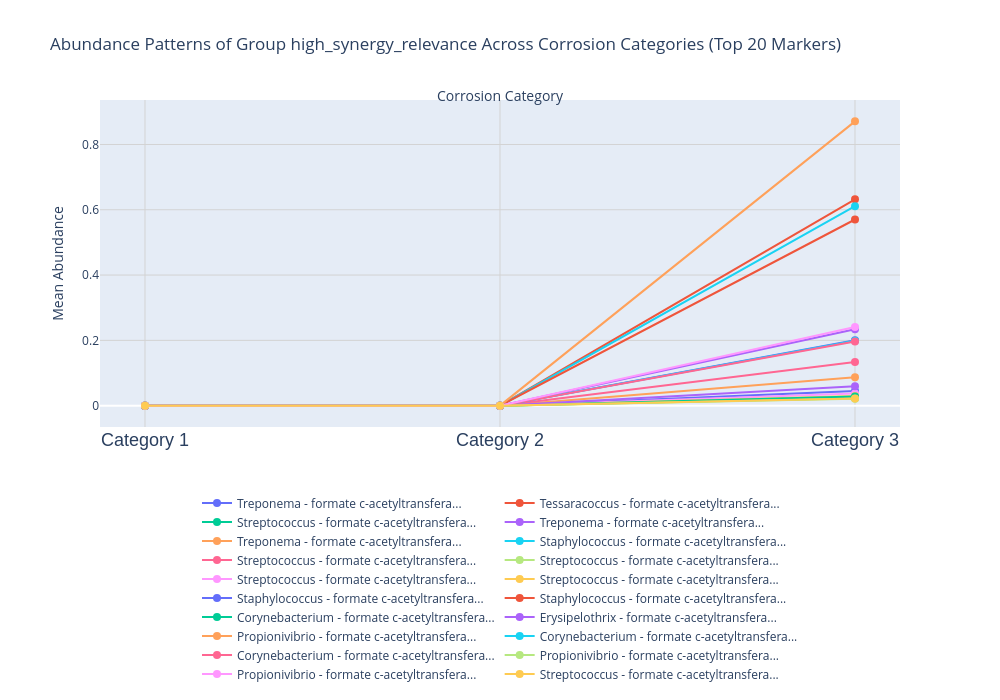

Write notebook code for a chart like this one.
### Code cell
abun= plot_abundance_across_categories(high_synergy_relevance, "high_synergy_relevance",  top_n=20, sort_by='combined_score')
output_path= data_visual /"18_increase.png"
plt.savefig(output_path, dpi=300, bbox_inches='tight')
abun.show()

### Figure 1 — Plotly figure (JSON) as saved in the notebook; plotly's stock layout.template omitted (floating-point values rounded to 4 significant figures)
{"data": [{"hoverinfo": "text", "hovertext": ["Category: Category 1<br>Abundance: 0.0000<br>Genus: Treponema<br>Score: 1.55<br>Pattern: increasing", "Category: Category 2<br>Abundance: 0.0000<br>Genus: Treponema<br>FC vs Cat1: 1.00<br>Score: 1.55<br>Pattern: increasing", "Category: Category 3<br>Abundance: 0.0452<br>Genus: Treponema<br>FC vs Cat1: 4517.80<br>FC vs Cat2: 4517.80<br>Score: 1.55<br>Pattern: increasing"], "line": {"width": 2}, "marker": {"size": 8}, "mode": "lines+markers", "name": "Treponema - formate c-acetyltransfera...", "type": "scatter", "x": [1, 2, 3], "y": [0, 0, 0.04517]}, {"hoverinfo": "text", "hovertext": ["Category: Category 1<br>Abundance: 0.0000<br>Genus: Tessaracoccus<br>Score: 1.55<br>Pattern: increasing", "Category: Category 2<br>Abundance: 0.0000<br>Genus: Tessaracoccus<br>FC vs Cat1: 1.00<br>Score: 1.55<br>Pattern: increasing", "Category: Category 3<br>Abundance: 0.6320<br>Genus: Tessaracoccus<br>FC vs Cat1: 63198.30<br>FC vs Cat2: 63198.30<br>Score: 1.55<br>Pattern: increasing"], "line": {"width": 2}, "marker": {"size": 8}, "mode": "lines+markers", "name": "Tessaracoccus - formate c-acetyltransfera...", "type": "scatter", "x": [1, 2, 3], "y": [0, 0, 0.632]}, {"hoverinfo": "text", "hovertext": ["Category: Category 1<br>Abundance: 0.0000<br>Genus: Streptococcus<br>Score: 1.55<br>Pattern: increasing", "Category: Category 2<br>Abundance: 0.0000<br>Genus: Streptococcus<br>FC vs Cat1: 1.00<br>Score: 1.55<br>Pattern: increasing", "Category: Category 3<br>Abundance: 0.0239<br>Genus: Streptococcus<br>FC vs Cat1: 2388.64<br>FC vs Cat2: 2388.64<br>Score: 1.55<br>Pattern: increasing"], "line": {"width": 2}, "marker": {"size": 8}, "mode": "lines+markers", "name": "Streptococcus - formate c-acetyltransfera...", "type": "scatter", "x": [1, 2, 3], "y": [0, 0, 0.02388]}, {"hoverinfo": "text", "hovertext": ["Category: Category 1<br>Abundance: 0.0000<br>Genus: Treponema<br>Score: 1.55<br>Pattern: increasing", "Category: Category 2<br>Abundance: 0.0000<br>Genus: Treponema<br>FC vs Cat1: 1.00<br>Score: 1.55<br>Pattern: increasing", "Category: Category 3<br>Abundance: 0.2338<br>Genus: Treponema<br>FC vs Cat1: 23385.26<br>FC vs Cat2: 23385.26<br>Score: 1.55<br>Pattern: increasing"], "line": {"width": 2}, "marker": {"size": 8}, "mode": "lines+markers", "name": "Treponema - formate c-acetyltransfera...", "type": "scatter", "x": [1, 2, 3], "y": [0, 0, 0.2338]}, {"hoverinfo": "text", "hovertext": ["Category: Category 1<br>Abundance: 0.0000<br>Genus: Treponema<br>Score: 1.55<br>Pattern: increasing", "Category: Category 2<br>Abundance: 0.0000<br>Genus: Treponema<br>FC vs Cat1: 1.00<br>Score: 1.55<br>Pattern: increasing", "Category: Category 3<br>Abundance: 0.0873<br>Genus: Treponema<br>FC vs Cat1: 8727.24<br>FC vs Cat2: 8727.24<br>Score: 1.55<br>Pattern: increasing"], "line": {"width": 2}, "marker": {"size": 8}, "mode": "lines+markers", "name": "Treponema - formate c-acetyltransfera...", "type": "scatter", "x": [1, 2, 3], "y": [0, 0, 0.08726]}, {"hoverinfo": "text", "hovertext": ["Category: Category 1<br>Abundance: 0.0000<br>Genus: Staphylococcus<br>Score: 1.55<br>Pattern: increasing", "Category: Category 2<br>Abundance: 0.0000<br>Genus: Staphylococcus<br>FC vs Cat1: 1.00<br>Score: 1.55<br>Pattern: increasing", "Category: Category 3<br>Abundance: 0.6110<br>Genus: Staphylococcus<br>FC vs Cat1: 61096.51<br>FC vs Cat2: 61096.51<br>Score: 1.55<br>Pattern: increasing"], "line": {"width": 2}, "marker": {"size": 8}, "mode": "lines+markers", "name": "Staphylococcus - formate c-acetyltransfera...", "type": "scatter", "x": [1, 2, 3], "y": [0, 0, 0.611]}, {"hoverinfo": "text", "hovertext": ["Category: Category 1<br>Abundance: 0.0000<br>Genus: Streptococcus<br>Score: 1.55<br>Pattern: increasing", "Category: Category 2<br>Abundance: 0.0000<br>Genus: Streptococcus<br>FC vs Cat1: 1.00<br>Score: 1.55<br>Pattern: increasing", "Category: Category 3<br>Abundance: 0.1335<br>Genus: Streptococcus<br>FC vs Cat1: 13348.83<br>FC vs Cat2: 13348.83<br>Score: 1.55<br>Pattern: increasing"], "line": {"width": 2}, "marker": {"size": 8}, "mode": "lines+markers", "name": "Streptococcus - formate c-acetyltransfera...", "type": "scatter", "x": [1, 2, 3], "y": [0, 0, 0.1335]}, {"hoverinfo": "text", "hovertext": ["Category: Category 1<br>Abundance: 0.0000<br>Genus: Streptococcus<br>Score: 1.55<br>Pattern: increasing", "Category: Category 2<br>Abundance: 0.0000<br>Genus: Streptococcus<br>FC vs Cat1: 1.00<br>Score: 1.55<br>Pattern: increasing", "Category: Category 3<br>Abundance: 0.0229<br>Genus: Streptococcus<br>FC vs Cat1: 2287.58<br>FC vs Cat2: 2287.58<br>Score: 1.55<br>Pattern: increasing"], "line": {"width": 2}, "marker": {"size": 8}, "mode": "lines+markers", "name": "Streptococcus - formate c-acetyltransfera...", "type": "scatter", "x": [1, 2, 3], "y": [0, 0, 0.02287]}, {"hoverinfo": "text", "hovertext": ["Category: Category 1<br>Abundance: 0.0000<br>Genus: Streptococcus<br>Score: 1.55<br>Pattern: increasing", "Category: Category 2<br>Abundance: 0.0000<br>Genus: Streptococcus<br>FC vs Cat1: 1.00<br>Score: 1.55<br>Pattern: increasing", "Category: Category 3<br>Abundance: 0.0375<br>Genus: Streptococcus<br>FC vs Cat1: 3750.54<br>FC vs Cat2: 3750.54<br>Score: 1.55<br>Pattern: increasing"], "line": {"width": 2}, "marker": {"size": 8}, "mode": "lines+markers", "name": "Streptococcus - formate c-acetyltransfera...", "type": "scatter", "x": [1, 2, 3], "y": [0, 0, 0.0375]}, {"hoverinfo": "text", "hovertext": ["Category: Category 1<br>Abundance: 0.0000<br>Genus: Streptococcus<br>Score: 1.55<br>Pattern: increasing", "Category: Category 2<br>Abundance: 0.0000<br>Genus: Streptococcus<br>FC vs Cat1: 1.00<br>Score: 1.55<br>Pattern: increasing", "Category: Category 3<br>Abundance: 0.0293<br>Genus: Streptococcus<br>FC vs Cat1: 2932.68<br>FC vs Cat2: 2932.68<br>Score: 1.55<br>Pattern: increasing"], "line": {"width": 2}, "marker": {"size": 8}, "mode": "lines+markers", "name": "Streptococcus - formate c-acetyltransfera...", "type": "scatter", "x": [1, 2, 3], "y": [0, 0, 0.02932]}, {"hoverinfo": "text", "hovertext": ["Category: Category 1<br>Abundance: 0.0000<br>Genus: Staphylococcus<br>Score: 1.55<br>Pattern: increasing", "Category: Category 2<br>Abundance: 0.0000<br>Genus: Staphylococcus<br>FC vs Cat1: 1.00<br>Score: 1.55<br>Pattern: increasing", "Category: Category 3<br>Abundance: 0.2004<br>Genus: Staphylococcus<br>FC vs Cat1: 20041.30<br>FC vs Cat2: 20041.30<br>Score: 1.55<br>Pattern: increasing"], "line": {"width": 2}, "marker": {"size": 8}, "mode": "lines+markers", "name": "Staphylococcus - formate c-acetyltransfera...", "type": "scatter", "x": [1, 2, 3], "y": [0, 0, 0.2004]}, {"hoverinfo": "text", "hovertext": ["Category: Category 1<br>Abundance: 0.0000<br>Genus: Staphylococcus<br>Score: 1.55<br>Pattern: increasing", "Category: Category 2<br>Abundance: 0.0000<br>Genus: Staphylococcus<br>FC vs Cat1: 1.00<br>Score: 1.55<br>Pattern: increasing", "Category: Category 3<br>Abundance: 0.5702<br>Genus: Staphylococcus<br>FC vs Cat1: 57017.05<br>FC vs Cat2: 57017.05<br>Score: 1.55<br>Pattern: increasing"], "line": {"width": 2}, "marker": {"size": 8}, "mode": "lines+markers", "name": "Staphylococcus - formate c-acetyltransfera...", "type": "scatter", "x": [1, 2, 3], "y": [0, 0, 0.5702]}, {"hoverinfo": "text", "hovertext": ["Category: Category 1<br>Abundance: 0.0000<br>Genus: Corynebacterium<br>Score: 1.55<br>Pattern: increasing", "Category: Category 2<br>Abundance: 0.0000<br>Genus: Corynebacterium<br>FC vs Cat1: 1.00<br>Score: 1.55<br>Pattern: increasing", "Category: Category 3<br>Abundance: 0.0279<br>Genus: Corynebacterium<br>FC vs Cat1: 2793.56<br>FC vs Cat2: 2793.56<br>Score: 1.55<br>Pattern: increasing"], "line": {"width": 2}, "marker": {"size": 8}, "mode": "lines+markers", "name": "Corynebacterium - formate c-acetyltransfera...", "type": "scatter", "x": [1, 2, 3], "y": [0, 0, 0.02793]}, {"hoverinfo": "text", "hovertext": ["Category: Category 1<br>Abundance: 0.0000<br>Genus: Erysipelothrix<br>Score: 1.55<br>Pattern: increasing", "Category: Category 2<br>Abundance: 0.0000<br>Genus: Erysipelothrix<br>FC vs Cat1: 1.00<br>Score: 1.55<br>Pattern: increasing", "Category: Category 3<br>Abundance: 0.0594<br>Genus: Erysipelothrix<br>FC vs Cat1: 5942.07<br>FC vs Cat2: 5942.07<br>Score: 1.55<br>Pattern: increasing"], "line": {"width": 2}, "marker": {"size": 8}, "mode": "lines+markers", "name": "Erysipelothrix - formate c-acetyltransfera...", "type": "scatter", "x": [1, 2, 3], "y": [0, 0, 0.05941]}, {"hoverinfo": "text", "hovertext": ["Category: Category 1<br>Abundance: 0.0000<br>Genus: Propionivibrio<br>Score: 1.55<br>Pattern: increasing", "Category: Category 2<br>Abundance: 0.0000<br>Genus: Propionivibrio<br>FC vs Cat1: 1.00<br>Score: 1.55<br>Pattern: increasing", "Category: Category 3<br>Abundance: 0.8708<br>Genus: Propionivibrio<br>FC vs Cat1: 87082.35<br>FC vs Cat2: 87082.35<br>Score: 1.55<br>Pattern: increasing"], "line": {"width": 2}, "marker": {"size": 8}, "mode": "lines+markers", "name": "Propionivibrio - formate c-acetyltransfera...", "type": "scatter", "x": [1, 2, 3], "y": [0, 0, 0.8708]}, {"hoverinfo": "text", "hovertext": ["Category: Category 1<br>Abundance: 0.0000<br>Genus: Corynebacterium<br>Score: 1.55<br>Pattern: increasing", "Category: Category 2<br>Abundance: 0.0000<br>Genus: Corynebacterium<br>FC vs Cat1: 1.00<br>Score: 1.55<br>Pattern: increasing", "Category: Category 3<br>Abundance: 0.1991<br>Genus: Corynebacterium<br>FC vs Cat1: 19906.88<br>FC vs Cat2: 19906.88<br>Score: 1.55<br>Pattern: increasing"], "line": {"width": 2}, "marker": {"size": 8}, "mode": "lines+markers", "name": "Corynebacterium - formate c-acetyltransfera...", "type": "scatter", "x": [1, 2, 3], "y": [0, 0, 0.1991]}, {"hoverinfo": "text", "hovertext": ["Category: Category 1<br>Abundance: 0.0000<br>Genus: Corynebacterium<br>Score: 1.55<br>Pattern: increasing", "Category: Category 2<br>Abundance: 0.0000<br>Genus: Corynebacterium<br>FC vs Cat1: 1.00<br>Score: 1.55<br>Pattern: increasing", "Category: Category 3<br>Abundance: 0.1963<br>Genus: Corynebacterium<br>FC vs Cat1: 19628.42<br>FC vs Cat2: 19628.42<br>Score: 1.55<br>Pattern: increasing"], "line": {"width": 2}, "marker": {"size": 8}, "mode": "lines+markers", "name": "Corynebacterium - formate c-acetyltransfera...", "type": "scatter", "x": [1, 2, 3], "y": [0, 0, 0.1963]}, {"hoverinfo": "text", "hovertext": ["Category: Category 1<br>Abundance: 0.0000<br>Genus: Propionivibrio<br>Score: 1.55<br>Pattern: increasing", "Category: Category 2<br>Abundance: 0.0000<br>Genus: Propionivibrio<br>FC vs Cat1: 1.00<br>Score: 1.55<br>Pattern: increasing", "Category: Category 3<br>Abundance: 0.0209<br>Genus: Propionivibrio<br>FC vs Cat1: 2090.53<br>FC vs Cat2: 2090.53<br>Score: 1.55<br>Pattern: increasing"], "line": {"width": 2}, "marker": {"size": 8}, "mode": "lines+markers", "name": "Propionivibrio - formate c-acetyltransfera...", "type": "scatter", "x": [1, 2, 3], "y": [0, 0, 0.0209]}, {"hoverinfo": "text", "hovertext": ["Category: Category 1<br>Abundance: 0.0000<br>Genus: Propionivibrio<br>Score: 1.55<br>Pattern: increasing", "Category: Category 2<br>Abundance: 0.0000<br>Genus: Propionivibrio<br>FC vs Cat1: 1.00<br>Score: 1.55<br>Pattern: increasing", "Category: Category 3<br>Abundance: 0.2410<br>Genus: Propionivibrio<br>FC vs Cat1: 24101.46<br>FC vs Cat2: 24101.46<br>Score: 1.55<br>Pattern: increasing"], "line": {"width": 2}, "marker": {"size": 8}, "mode": "lines+markers", "name": "Propionivibrio - formate c-acetyltransfera...", "type": "scatter", "x": [1, 2, 3], "y": [0, 0, 0.241]}, {"hoverinfo": "text", "hovertext": ["Category: Category 1<br>Abundance: 0.0000<br>Genus: Streptococcus<br>Score: 1.55<br>Pattern: increasing", "Category: Category 2<br>Abundance: 0.0000<br>Genus: Streptococcus<br>FC vs Cat1: 1.00<br>Score: 1.55<br>Pattern: increasing", "Category: Category 3<br>Abundance: 0.0218<br>Genus: Streptococcus<br>FC vs Cat1: 2176.61<br>FC vs Cat2: 2176.61<br>Score: 1.55<br>Pattern: increasing"], "line": {"width": 2}, "marker": {"size": 8}, "mode": "lines+markers", "name": "Streptococcus - formate c-acetyltransfera...", "type": "scatter", "x": [1, 2, 3], "y": [0, 0, 0.02176]}], "layout": {"annotations": [{"font": {"size": 14}, "showarrow": false, "text": "Corrosion Category", "x": 0.5, "xref": "paper", "y": 1.05, "yref": "paper"}], "height": 700, "hovermode": "closest", "legend": {"orientation": "h", "x": 0.5, "xanchor": "center", "y": -0.8, "yanchor": "bottom"}, "margin": {"b": 150, "l": 100, "r": 100, "t": 100}, "title": {"text": "Abundance Patterns of Group high_synergy_relevance Across Corrosion Categories (Top 20 Markers)"}, "width": 1000, "xaxis": {"domain": [0, 1], "gridcolor": "lightgray", "gridwidth": 1, "showgrid": true, "tickfont": {"family": "Arial", "size": 18}, "tickmode": "array", "ticktext": ["Category 1", "Category 2", "Category 3"], "tickvals": [1, 2, 3]}, "yaxis": {"gridcolor": "lightgray", "gridwidth": 1, "showgrid": true, "title": {"font": {"size": 14}, "text": "Mean Abundance"}}}}
